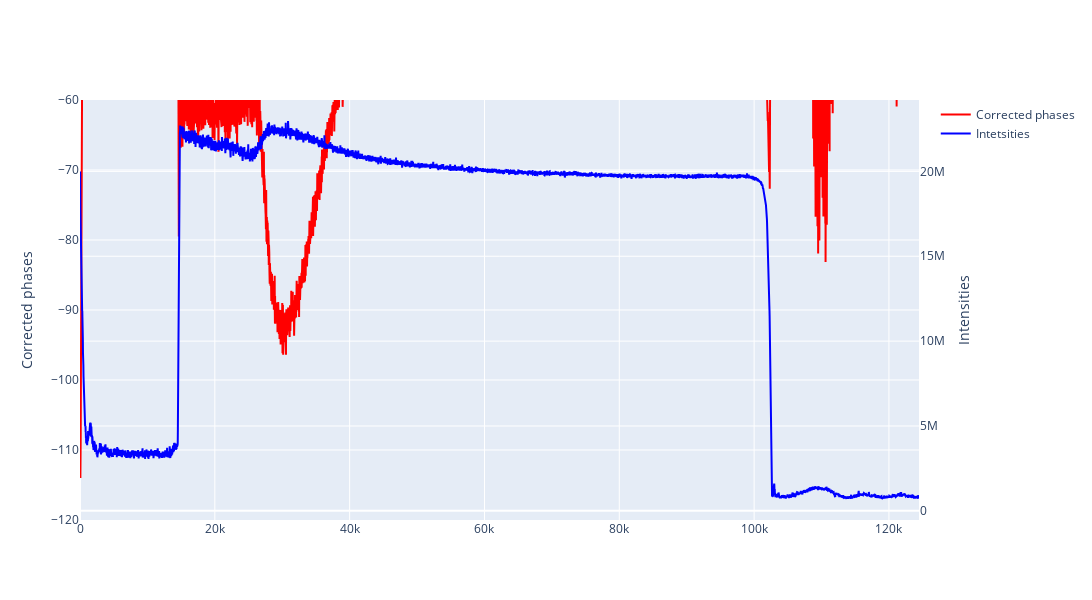

Write notebook code for a chart like this one.
### Code cell
# Создаем график Plotly
fig = go.Figure()

# Добавляем первый график на основную ось y
y = parameters_fct_rf[number][half_name].averaged_data.corrected_phases
x = np.arange(len(y))
fig.add_trace(go.Scatter(x=averaging_window * x, y=y, mode='lines', line=dict(color='red'), name='Corrected phases')) 

# Добавляем второй график на дополнительную ось y
y = parameters_fct_rf[number][half_name].averaged_data.intensities
fig.add_trace(go.Scatter(x=averaging_window * x, y=y[x], mode='lines',line=dict(color='blue'), name='Intetsities', yaxis='y2'))

# Настраиваем общий вид графика
fig.update_layout(
    title='',
    yaxis=dict(title='Corrected phases', range=[-120, -60]),
    yaxis2=dict(title='Intensities', overlaying='y', side='right')
)

# Изменяем размер окна графика
fig.update_layout(
    width=1200,   # Ширина окна в пикселях
    height=600   # Высота окна в пикселях
)

# Отображаем график
fig.show()

### Figure 1 — Plotly figure (JSON) as saved in the notebook; plotly's stock layout.template omitted (floating-point values rounded to 4 significant figures; data arrays with more than 128 entries replaced by an {"elided": "..."} marker saying what was removed)
{"data": [{"line": {"color": "red"}, "mode": "lines", "name": "Corrected phases", "type": "scatter", "x": {"elided": "6224 int values"}, "y": {"elided": "6224 float values"}}, {"line": {"color": "blue"}, "mode": "lines", "name": "Intetsities", "type": "scatter", "x": {"elided": "6224 int values"}, "y": {"elided": "6224 float values"}, "yaxis": "y2"}], "layout": {"height": 600, "title": {"text": ""}, "width": 1200, "yaxis": {"range": [-120, -60], "title": {"text": "Corrected phases"}}, "yaxis2": {"overlaying": "y", "side": "right", "title": {"text": "Intensities"}}}}
